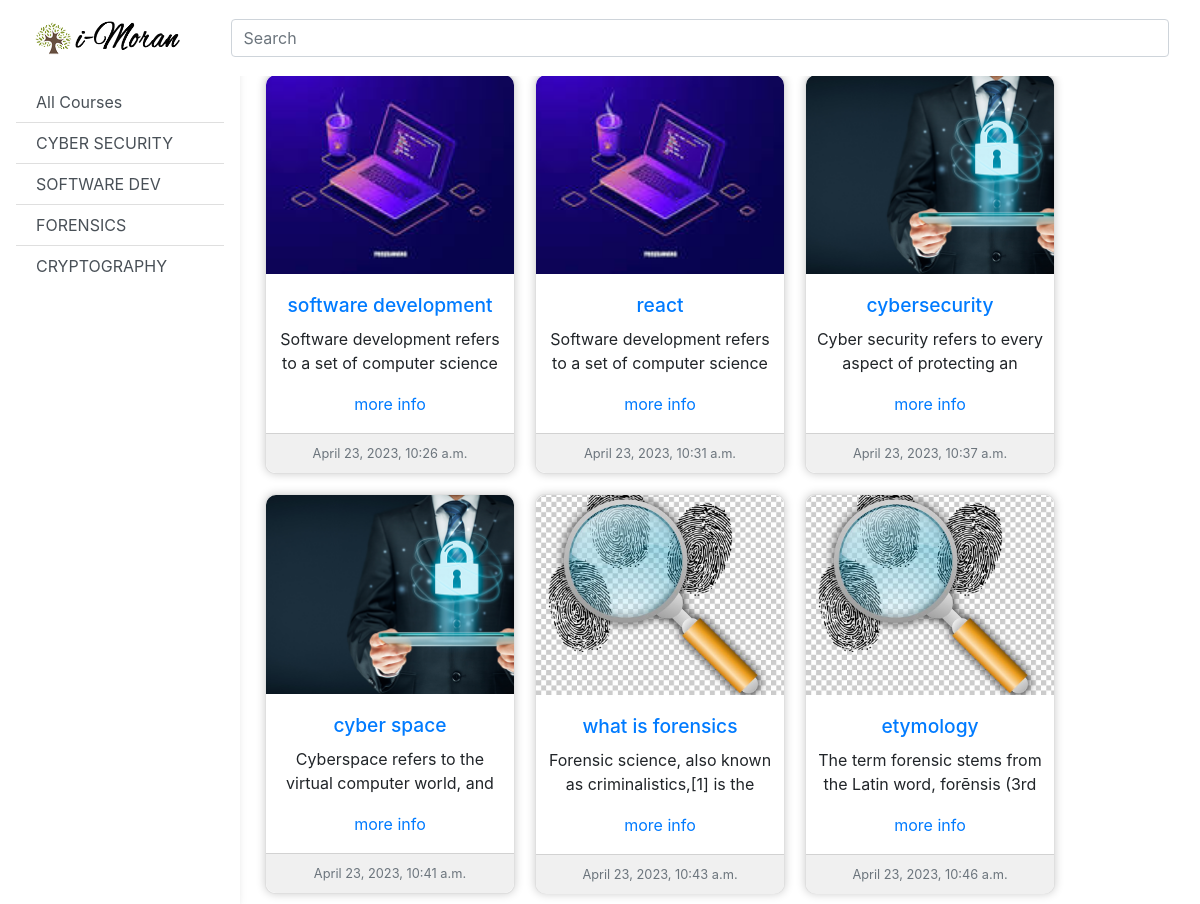
Screenshot of /indexView/ with the database file from the repository.
### Categories/models.py (models this page shows, shortened)
class Category(models.Model):
    category_name = models.CharField(max_length=50, unique=True)
    slug = models.SlugField(max_length=50, unique=True)
    cat_image = models.ImageField(upload_to='photos/categories', blank=False)
    class Meta:
        verbose_name = ('category')
        verbose_name_plural = ('categories')
    def get_url(self):
        return reverse('Courses_by_Category', kwargs={'category_slug': self.slug})

### Courses/models.py (models this page shows, shortened)
class Course_product(models.Model):
    category = models.ForeignKey(Category, on_delete=models.CASCADE)
    course_name = models.CharField(max_length=50, null=False, default='')
    slug = models.SlugField(max_length=50, unique=True)
    image = models.ImageField(upload_to='photos/courses')
    subject = models.TextField(max_length=2000, null=False)
    date_created = models.DateTimeField(auto_now_add=True, null=False)

### lms/views.py (the view)
# urls.py: path('indexView/', views.indexView, name='indexView'),
def indexView(request, category_slug=None):
    if category_slug:
        courses = Course_product.objects.filter(category__slug=category_slug)
    else:
        courses = Course_product.objects.all()
    categories = Category.objects.all()
    context = {
        'courses': courses,
        'categories': categories,
        'category_slug': category_slug
    }
    return render(request, 'indexView.html', context)

### Categories/context_processors.py (called while the page is built)
def menu_links(request):
    links = Category.objects.all()
    return dict(links=links)

### templates/indexView.html (shortened to what this page needs)
{% extends 'layout.html' %} {% load static %} {% block content%}
<main style="margin-top: 64px;">
    <div class="container pt-10">
            <div class="container">
                <div class="row">
                    {% for Courses in courses %}
                    <div class="card">
                        <img src="{{ Courses.image.url }}" alt="{{ Courses.course_name }}">
                        <div class="card-body">
                            <h5 class="card-title"><a href="{{ course.get_absolute_url }}">{{ Courses.course_name }}</a></h5>
                            <p class="card-text">{{ Courses.subject }}</p>
                            <button type="button" class="btn btn-link"><a href="{{ course.get_absolute_url }}">more info</a></button>
                        </div>
                        <div class="card-footer">
                            <small class="text-muted">{{ Courses.date_created }}</small>
                        </div>
                    </div>
                    {% endfor %}
                </div>
            </div>
    </div>
</main>
{% endblock %}

### templates/layout.html (shortened to what this page needs)
{% load static %}
<html lang="en">
<head>
    <link rel="stylesheet" href="{% static 'css/style.css' %}">
    <link rel="stylesheet" href="https://cdn.jsdelivr.net/npm/bootstrap@4.0.0/dist/css/bootstrap.min.css">
</head>
<body>
{% include 'includes/navbar.html' %}
    {% block content %}
    {% endblock %}
</body>
</html>

### templates/includes/navbar.html (shortened to what this page needs)
{% load static %}
{% block content%}
<header>
    <nav id="sidebarMenu" class="collapse d-lg-block sidebar collapse bg-white">
        <div class="position-sticky">
            <div class="list-group list-group-flush mx-3 mt-4">
                <a href="{% url 'indexView' %}" class="list-group-item list-group-item-action py-2 ripple" aria-current="true">
                    <span>All Courses</span>
                </a>
                    {% for Category in links %}
                <a href="{{Category.get_url}}" class="list-group-item list-group-item-action py-2 ripple">
                    <span>{{ Category.category_name }}</span>
                </a>
                {% endfor %}
            </div>
        </div>
    </nav>
    <nav id="main-navbar" class="navbar navbar-expand-lg navbar-light bg-white fixed-top">
        <div class="container-fluid">
            <form class="d-none d-md-flex input-group w-auto my-auto">
                <input autocomplete="off" type="search" class="form-control rounded" placeholder='Search' style="min-width: 100px;" />
            </form>
            <ul class="navbar-nav ms-auto d-flex flex-row">
                <a class="navbar-brand" href="#">
                    <img src="{% static 'img/logo.png' %}" height="50" alt="MDB Logo" loading="lazy" />
                </a>
                <li class="nav-item">
                    <a class="nav-link me-3 me-lg-0" href="#">
                    </a>
                </li>
                <li class="nav-item me-3 me-lg-0">
                    <a class="nav-link" href="#">
                    </a>
                </li>
            </ul>
        </div>
    </nav>
</header>
{% endblock %}

### static/css/style.css (style rules this page uses)
body { width: 100%; height: 100%; background-color: #fbfbfb; font-family: Arial, Helvetica, sans-serif; }
@media (min-width: 991.98px) { main { padding-left: 240px; } }
p { line-height: 1.5em; height: 3em; overflow: hidden; }
* { box-sizing: border-box; flex-direction: row-reverse; }
body { font-family: Arial, Helvetica, sans-serif; }
.row { margin: 0 -5px; justify-content: row; display: flex; flex-direction: row; flex-wrap: wrap; }
.card { box-shadow: 0 4px 8px 0 rgba(0, 0, 0, 0.2); text-align: center; background-color: #f1f1f1; min-width: none; display: flex; }
.sidebar { position: fixed; top: 0; bottom: 0; left: 0; padding: 58px 0 0; box-shadow: 0 2px 5px 0 rgb(0 0 0 / 5%), 0 2px 10px 0 rgb(0 0 0 / 5%); width: 240px; z-index: 600; }

### templates/indexView.html (style rules this page uses)
.card { width: 250px; height: 400px; margin: 10px; border-radius: 10px; box-shadow: 0px 0px 10px rgba(0,0,0,0.2); }
.card img { width: 100%; height: 200px; object-fit: cover; border-top-left-radius: 10px; border-top-right-radius: 10px; }
.card .card-body { padding: 10px; text-align: center; }
.card h5 { font-size: 1.2rem; margin-top: 10px; margin-bottom: 10px; text-transform: lowercase; }
.card p { font-size: 1rem; margin-bottom: 10px; }
.card .card-footer { background-color: #f0f0f0; padding: 10px; border-bottom-left-radius: 10px; border-bottom-right-radius: 10px; }

### rows the page displays
Category: category_name "CYBER SECURITY"
Category: category_name "SOFTWARE DEV"
Category: category_name "FORENSICS"
Category: category_name "CRYPTOGRAPHY"
Course_product: image (picture), course_name "software development", subject "Software development refers to a set of computer science…", date_created "April 23, 2023, 10:26 a.m."
Course_product: image (picture), course_name "react", subject "Software development refers to a set of computer science…", date_created "April 23, 2023, 10:31 a.m."
Course_product: image (picture), course_name "cybersecurity", subject "Cyber security refers to every aspect of protecting an…", date_created "April 23, 2023, 10:37 a.m."
Course_product: image (picture), course_name "cyber space", subject "Cyberspace refers to the virtual computer world, and…", date_created "April 23, 2023, 10:41 a.m."
Course_product: image (picture), course_name "what is forensics", subject "Forensic science, also known as criminalistics,[1] is the…", date_created "April 23, 2023, 10:43 a.m."
Course_product: image (picture), course_name "etymology", subject "The term forensic stems from the Latin word, forēnsis (3rd…", date_created "April 23, 2023, 10:46 a.m."
